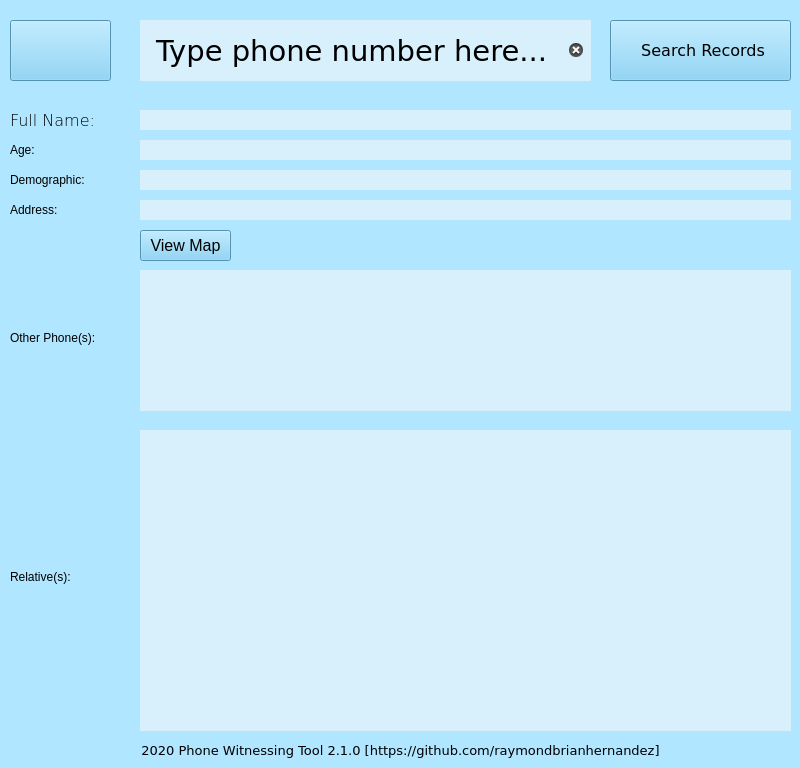
<?xml version="1.0" encoding="UTF-8"?>
<ui version="4.0">
 <author>Raymond Hernandez</author>
 <class>root</class>
 <widget class="QMainWindow" name="root">
  <property name="geometry">
   <rect>
    <x>0</x>
    <y>0</y>
    <width>800</width>
    <height>768</height>
   </rect>
  </property>
  <property name="sizePolicy">
   <sizepolicy hsizetype="Fixed" vsizetype="Fixed">
    <horstretch>1</horstretch>
    <verstretch>1</verstretch>
   </sizepolicy>
  </property>
  <property name="minimumSize">
   <size>
    <width>800</width>
    <height>768</height>
   </size>
  </property>
  <property name="maximumSize">
   <size>
    <width>800</width>
    <height>768</height>
   </size>
  </property>
  <property name="baseSize">
   <size>
    <width>0</width>
    <height>0</height>
   </size>
  </property>
  <property name="font">
   <font>
    <pointsize>12</pointsize>
   </font>
  </property>
  <property name="cursor">
   <cursorShape>ArrowCursor</cursorShape>
  </property>
  <property name="windowTitle">
   <string>Phone Witnessing Tool 2.1</string>
  </property>
  <property name="whatsThis">
   <string/>
  </property>
  <property name="autoFillBackground">
   <bool>false</bool>
  </property>
  <property name="styleSheet">
   <string notr="true">QMainWindow { border-color: rgb(85, 170, 255); background-color: rgb(176, 230, 255);}

QGridLayout { border-color: rgb(85, 170, 255); background-color: rgb(85, 170, 255);}

QLineEdit {background-color: rgb(215, 240, 252); border:0; font: 75 12pt &quot;Verdana&quot;; }


QTextEdit {background-color: rgb(215, 240, 252); border:0; font: 75 12pt &quot;Verdana&quot;;}

QPushButton {background-color: rgb(118, 204, 245); }

QLabel {font: 75 12pt &quot;Verdana&quot;;}</string>
  </property>
  <widget class="QWidget" name="centralwidget">
   <widget class="QLineEdit" name="search_field">
    <property name="geometry">
     <rect>
      <x>140</x>
      <y>20</y>
      <width>451</width>
      <height>61</height>
     </rect>
    </property>
    <property name="sizePolicy">
     <sizepolicy hsizetype="Fixed" vsizetype="Fixed">
      <horstretch>0</horstretch>
      <verstretch>0</verstretch>
     </sizepolicy>
    </property>
    <property name="font">
     <font>
      <family>Verdana</family>
      <pointsize>22</pointsize>
      <weight>50</weight>
      <italic>false</italic>
      <bold>false</bold>
     </font>
    </property>
    <property name="whatsThis">
     <string/>
    </property>
    <property name="accessibleName">
     <string/>
    </property>
    <property name="styleSheet">
     <string notr="true">
font: 22pt &quot;Verdana&quot;;</string>
    </property>
    <property name="inputMethodHints">
     <set>Qt::ImhNone</set>
    </property>
    <property name="text">
     <string>Type phone number here...</string>
    </property>
    <property name="maxLength">
     <number>25</number>
    </property>
    <property name="alignment">
     <set>Qt::AlignCenter</set>
    </property>
    <property name="placeholderText">
     <string/>
    </property>
    <property name="clearButtonEnabled">
     <bool>true</bool>
    </property>
   </widget>
   <widget class="QPushButton" name="button_search">
    <property name="geometry">
     <rect>
      <x>610</x>
      <y>20</y>
      <width>181</width>
      <height>61</height>
     </rect>
    </property>
    <property name="font">
     <font>
      <family>Verdana</family>
      <pointsize>12</pointsize>
     </font>
    </property>
    <property name="acceptDrops">
     <bool>true</bool>
    </property>
    <property name="styleSheet">
     <string notr="true"/>
    </property>
    <property name="text">
     <string> Search Records</string>
    </property>
    <property name="icon">
     <iconset>
      <normaloff>telephone_icon.ico</normaloff>telephone_icon.ico</iconset>
    </property>
    <property name="iconSize">
     <size>
      <width>32</width>
      <height>32</height>
     </size>
    </property>
   </widget>
   <widget class="QLineEdit" name="field_full_name">
    <property name="geometry">
     <rect>
      <x>140</x>
      <y>110</y>
      <width>651</width>
      <height>20</height>
     </rect>
    </property>
    <property name="cursor">
     <cursorShape>IBeamCursor</cursorShape>
    </property>
    <property name="mouseTracking">
     <bool>true</bool>
    </property>
    <property name="text">
     <string/>
    </property>
    <property name="readOnly">
     <bool>true</bool>
    </property>
   </widget>
   <widget class="QLineEdit" name="field_age">
    <property name="geometry">
     <rect>
      <x>140</x>
      <y>140</y>
      <width>651</width>
      <height>20</height>
     </rect>
    </property>
    <property name="cursor">
     <cursorShape>IBeamCursor</cursorShape>
    </property>
    <property name="text">
     <string/>
    </property>
    <property name="readOnly">
     <bool>true</bool>
    </property>
   </widget>
   <widget class="QLineEdit" name="field_demographic">
    <property name="geometry">
     <rect>
      <x>140</x>
      <y>170</y>
      <width>651</width>
      <height>20</height>
     </rect>
    </property>
    <property name="cursor">
     <cursorShape>IBeamCursor</cursorShape>
    </property>
    <property name="text">
     <string/>
    </property>
    <property name="readOnly">
     <bool>true</bool>
    </property>
   </widget>
   <widget class="QLineEdit" name="field_address">
    <property name="geometry">
     <rect>
      <x>140</x>
      <y>200</y>
      <width>651</width>
      <height>20</height>
     </rect>
    </property>
    <property name="cursor">
     <cursorShape>IBeamCursor</cursorShape>
    </property>
    <property name="text">
     <string/>
    </property>
    <property name="readOnly">
     <bool>true</bool>
    </property>
   </widget>
   <widget class="QLabel" name="label_full_name">
    <property name="geometry">
     <rect>
      <x>10</x>
      <y>110</y>
      <width>121</width>
      <height>20</height>
     </rect>
    </property>
    <property name="font">
     <font>
      <family>Verdana</family>
      <pointsize>12</pointsize>
      <weight>9</weight>
      <italic>false</italic>
      <bold>false</bold>
     </font>
    </property>
    <property name="styleSheet">
     <string notr="true"/>
    </property>
    <property name="text">
     <string>Full Name:</string>
    </property>
   </widget>
   <widget class="QLabel" name="label_age">
    <property name="geometry">
     <rect>
      <x>10</x>
      <y>140</y>
      <width>121</width>
      <height>20</height>
     </rect>
    </property>
    <property name="text">
     <string>Age:</string>
    </property>
   </widget>
   <widget class="QLabel" name="label_demographic">
    <property name="geometry">
     <rect>
      <x>10</x>
      <y>170</y>
      <width>121</width>
      <height>20</height>
     </rect>
    </property>
    <property name="text">
     <string>Demographic:</string>
    </property>
   </widget>
   <widget class="QLabel" name="label_address">
    <property name="geometry">
     <rect>
      <x>10</x>
      <y>200</y>
      <width>100</width>
      <height>20</height>
     </rect>
    </property>
    <property name="text">
     <string>Address:</string>
    </property>
    <property name="wordWrap">
     <bool>true</bool>
    </property>
   </widget>
   <widget class="QPushButton" name="button_view_map">
    <property name="geometry">
     <rect>
      <x>140</x>
      <y>230</y>
      <width>91</width>
      <height>31</height>
     </rect>
    </property>
    <property name="font">
     <font>
      <pointsize>12</pointsize>
     </font>
    </property>
    <property name="layoutDirection">
     <enum>Qt::LeftToRight</enum>
    </property>
    <property name="styleSheet">
     <string notr="true"/>
    </property>
    <property name="text">
     <string>View Map</string>
    </property>
   </widget>
   <widget class="QLabel" name="label_other_phones">
    <property name="geometry">
     <rect>
      <x>10</x>
      <y>330</y>
      <width>151</width>
      <height>16</height>
     </rect>
    </property>
    <property name="text">
     <string>Other Phone(s):</string>
    </property>
    <property name="wordWrap">
     <bool>true</bool>
    </property>
   </widget>
   <widget class="QLabel" name="label_relatives">
    <property name="geometry">
     <rect>
      <x>10</x>
      <y>570</y>
      <width>100</width>
      <height>14</height>
     </rect>
    </property>
    <property name="text">
     <string>Relative(s):</string>
    </property>
    <property name="wordWrap">
     <bool>true</bool>
    </property>
   </widget>
   <widget class="QTextEdit" name="field_other_phones">
    <property name="geometry">
     <rect>
      <x>140</x>
      <y>270</y>
      <width>651</width>
      <height>141</height>
     </rect>
    </property>
    <property name="styleSheet">
     <string notr="true"/>
    </property>
    <property name="readOnly">
     <bool>true</bool>
    </property>
    <property name="textInteractionFlags">
     <set>Qt::NoTextInteraction</set>
    </property>
   </widget>
   <widget class="QTextEdit" name="field_relatives">
    <property name="geometry">
     <rect>
      <x>140</x>
      <y>430</y>
      <width>651</width>
      <height>301</height>
     </rect>
    </property>
    <property name="readOnly">
     <bool>true</bool>
    </property>
    <property name="textInteractionFlags">
     <set>Qt::NoTextInteraction</set>
    </property>
   </widget>
   <widget class="QLabel" name="label_status">
    <property name="geometry">
     <rect>
      <x>240</x>
      <y>230</y>
      <width>551</width>
      <height>31</height>
     </rect>
    </property>
    <property name="text">
     <string/>
    </property>
    <property name="alignment">
     <set>Qt::AlignCenter</set>
    </property>
   </widget>
   <widget class="QLabel" name="label_relatives_2">
    <property name="geometry">
     <rect>
      <x>10</x>
      <y>740</y>
      <width>781</width>
      <height>20</height>
     </rect>
    </property>
    <property name="font">
     <font>
      <family>Verdana</family>
      <pointsize>10</pointsize>
      <weight>50</weight>
      <italic>false</italic>
      <bold>false</bold>
     </font>
    </property>
    <property name="styleSheet">
     <string notr="true">QLabel {
	font: 10pt &quot;Verdana&quot;;
}</string>
    </property>
    <property name="text">
     <string>2020 Phone Witnessing Tool 2.1.0 [https://github.com/raymondbrianhernandez]</string>
    </property>
    <property name="alignment">
     <set>Qt::AlignCenter</set>
    </property>
    <property name="wordWrap">
     <bool>true</bool>
    </property>
   </widget>
   <widget class="QPushButton" name="button_captcha">
    <property name="geometry">
     <rect>
      <x>10</x>
      <y>20</y>
      <width>101</width>
      <height>61</height>
     </rect>
    </property>
    <property name="font">
     <font>
      <family>MS Shell Dlg 2</family>
      <pointsize>12</pointsize>
     </font>
    </property>
    <property name="acceptDrops">
     <bool>true</bool>
    </property>
    <property name="styleSheet">
     <string notr="true"/>
    </property>
    <property name="text">
     <string/>
    </property>
    <property name="icon">
     <iconset>
      <normaloff>recaptcha.png</normaloff>recaptcha.png</iconset>
    </property>
    <property name="iconSize">
     <size>
      <width>150</width>
      <height>50</height>
     </size>
    </property>
   </widget>
  </widget>
 </widget>
 <resources/>
 <connections/>
</ui>
